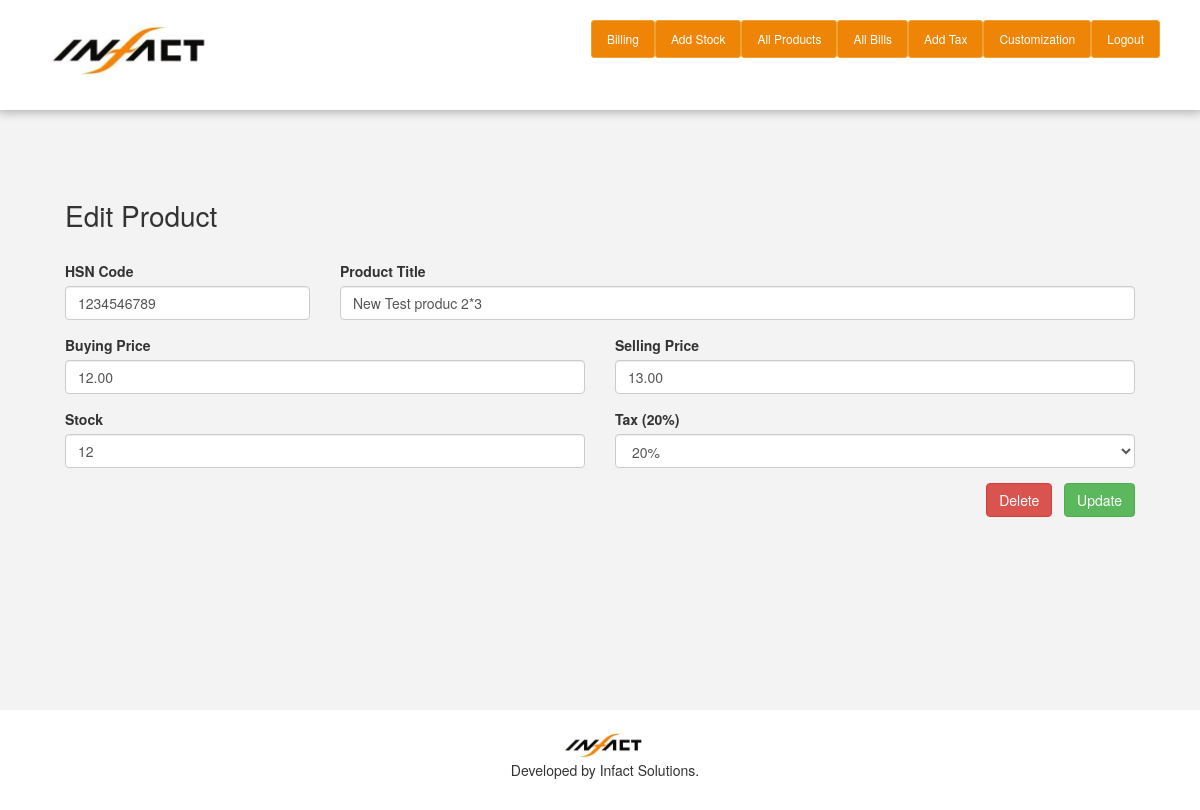
Screenshot of /edit_stock.php?id=1 (signed in) with the database file from the repository.
### tables this page shows
CREATE TABLE `products` (
  `id` int(11) NOT NULL AUTO_INCREMENT,
  `uniqueid` varchar(10) NOT NULL,
  `title` varchar(300) NOT NULL,
  `buy_price` decimal(15,2) NOT NULL,
  `sell_price` decimal(15,2) NOT NULL,
  `stock` int(11) NOT NULL,
  `tax` int(11) NOT NULL,
  `created` date NOT NULL,
  `updated` date NOT NULL,
  `remarks` int(11) NOT NULL,
  PRIMARY KEY (`id`)
);

CREATE TABLE `tax` (
  `id` int(11) NOT NULL AUTO_INCREMENT,
  `title` varchar(100) NOT NULL,
  `value` int(11) NOT NULL,
  `created` date NOT NULL,
  `updated` date NOT NULL,
  PRIMARY KEY (`id`)
);

### edit_stock.php (the view, shortened to what this page needs)
<?php include("header.php");?>
<?php
$prd_id = $_GET['id'];
$title =  "";
$buy_price = $sell_price = $stock = $tax = 0;
$fetch_product_query = "SELECT * FROM `products` WHERE `id`=".$prd_id.";";
$result = $conn->query($fetch_product_query);
if($result->num_rows>0){
	while($rows = $result->fetch_assoc()){
		$prd_code 	= $rows["uniqueid"];
		$title 		= $rows['title'];
		$buy_price 	= $rows["buy_price"];
		$sell_price = $rows["sell_price"];
		$stock 		= $rows["stock"];
		$tax_id		= $rows["tax"];
		if($tax_id != 0){
			$fetch_tax_query = "SELECT * FROM `tax` WHERE `id`= ".$tax_id.";";
			$result_tax = $conn->query($fetch_tax_query);
			if ($result_tax->num_rows > 0) {
			    while($row = $result_tax->fetch_assoc()) {
			    	$tax_value 	= $row["value"];
			    }
			}
			else{
				$tax_title 	= 'NA';
				$tax_value 	= 0;
			}
		}
		else{
			$tax_title 	= 'NA';
			$tax_value 	= 0;
		}
		$tbody = '';
		$fetch_tax_dd_query = "SELECT * FROM `tax` ORDER By `value` ASC;";
		$result_tax_dd = $conn->query($fetch_tax_dd_query);
		if ($result_tax_dd->num_rows > 0) {
		    while($row = $result_tax_dd->fetch_assoc()) {
		    	if($row["id"] == $tax_id){$tx_dd_sel = 'selected="selected"';}
		    	else{$tx_dd_sel = "";}
		    	$tbody .= '<option '.$tx_dd_sel.' value="'.$row["id"].'">'.$row["value"].'%</option>';
		    }
		}
	}
}
?>
<div class="container-fluid">
	<div class="container bill-cont">
		<div class="row">
			<div class="col-md-12">
				<h2 class="section-title">Edit Product</h2>
			</div>
		</div>
		<div class="row">
			<div class="col-md-12">
				<form id="editProduct" action="prg_update_product.php" enctype="multipart/form-data" method="post">
					<div class="row">
						<div class="col-md-3">
							<div class="form-group">
								<label for="prdUnqId"><?php echo $GLOBALS['prd_code_title']; ?></label>
								<input type="text" required="true" class="form-control" id="prdUnqId" placeholder="<?php echo $GLOBALS['prd_code_title']; ?>" name="prd-unq-code" value="<?php echo $prd_code;?>">
							</div>
						</div>
						<div class="col-md-9">
							<div class="form-group">
								<label for="prdTitle">Product Title</label>
								<input type="text" required="true" class="form-control" id="prdTitle" placeholder="Product Title" name="prd-title" value="<?php echo $title;?>">
							</div>
						</div>
					</div>
					<div class="row">
						<div class="col-md-6">
							<div class="form-group">
								<label for="buyPrice">Buying Price</label>
								<input type="text" class="form-control" id="buyPrice" placeholder="Buying Pice" name="buy-price" min="0" value="<?php echo $buy_price;?>">
							</div>
						</div>
						<div class="col-md-6">
							<div class="form-group">
								<label for="sellPrice">Selling Price</label>
								<input type="text" required="true" class="form-control" id="sellPrice" placeholder="Selling Price" name="sell-price" min="0" value="<?php echo $sell_price;?>">
							</div>
						</div>
					</div>
					<div class="row">
						<div class="col-md-6">
							<div class="form-group">
								<label for="prdStock">Stock</label>
								<input type="number" required="true" class="form-control" id="prdStock" placeholder="Stock" name="stock" min="1" value="<?php echo $stock;?>">
							</div>
						</div>
						<div class="col-md-6">
							<div class="form-group">
							<label for="taxSelect">Tax (<?php echo $tax_value;?>%)</label>
							<select id="taxSelect" class="form-control" name="tax">
								<?php echo $tbody;?>
							</select>
							</div>
						</div>
					</div>
					<button type="submit" class="btn btn-success pull-right">Update</button>
					<span class="pull-right">&nbsp;&nbsp;&nbsp;</span>
					<button type="button" onclick="removeStock(<?php echo $prd_id;?>)" class="btn btn-danger pull-right">Delete</button>
				</form>
			</div>
		</div>
	</div>
</div>
<?php include("footer.php");?>

### css/style.css (style rules this page uses)
.body-bg { background-color: rgb(243, 243, 243); }
.bill-cont { padding: 50px; min-height: 600px; }
.section-title { padding: 20px 0; font-size: 28px; }

### rows the page displays
products: prd-unq-code "1234546789", prd-title "New Test produc 2*3", buy-price "12.00", sell-price "13.00", stock "12"
tax: value "20"

### other values shown
$GLOBALS['prd_code_title'] "HSN Code"
form field tax "20%"
